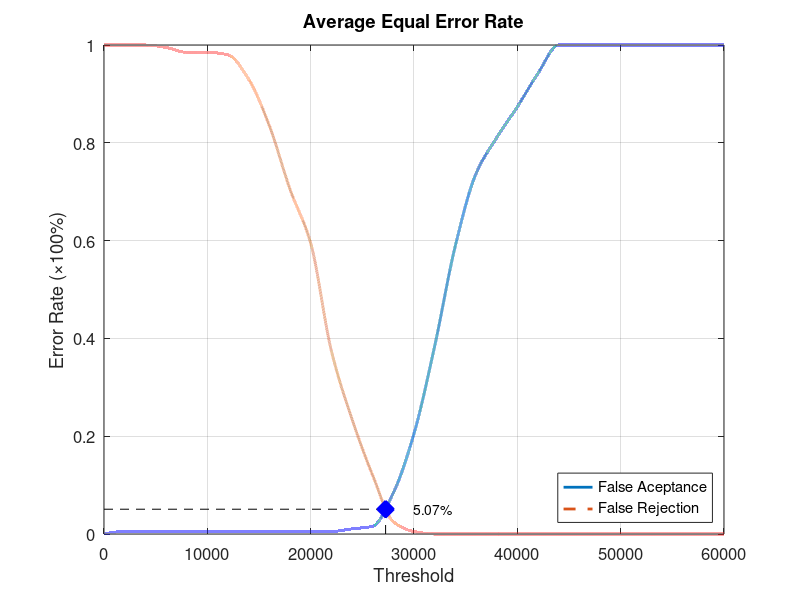
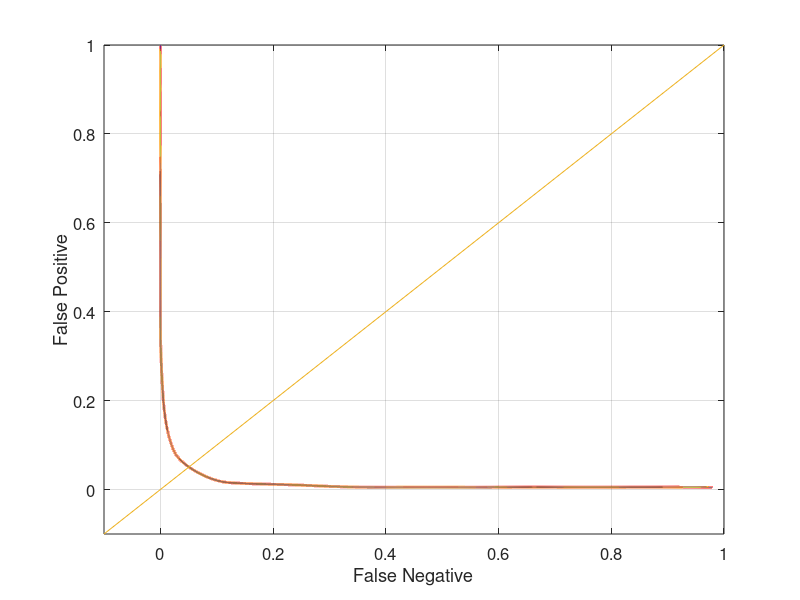

These figures' MATLAB source, in order:
function yEER = Database3_2
close all;
clear;
clc;
x = 0:2000:60000;
xq = 0:0.5:60000;

y0 = [0 0.00526316 0.00526316 0.00526316 0.00526316 0.00526316 0.00526316 0.00526316 0.00526316 0.00526316 0.00526316 0.00526316 0.0105263 0.0157895 0.0842105 0.205263 0.384211 0.589474 0.736842 0.810526 0.873684 0.942105 1 1 1 1 1 1 1 1 1];
yy0 = interp1(x, y0, xq, 'pchip');
y1 = [1 1 1 0.995 0.985 0.985 0.98 0.93 0.835 0.705 0.595 0.375 0.235 0.12 0.025 0.005 0 0 0 0 0 0 0 0 0 0 0 0 0 0 0];
yy1 = interp1(x, y1, xq, 'pchip');

% Calculating EER: 
y2 = abs(y0 - y1);
find(y2 == min(y2))
yy2 = abs(yy0 - yy1);
xEER = find(yy2 == min(yy2));
xEERIndex = xq(xEER) % X-axis EER
yEER = yy0(xEER) % Y-axis EER

main = figure
plot(xq, yy0,'-','LineWidth', 2);	hold on
plot(xq, yy1,'--','LineWidth', 2);	hold on
plot([xEERIndex xEERIndex], [0 yEER], 'k--');	hold on
plot([0 xEERIndex], [yEER yEER], 'k--');	hold on
plot(xEERIndex, yEER, 'bx', 'LineWidth', 10);	hold on
text(xEERIndex + 10 * xEERIndex / 100, yEER, [num2str(round((10000 * yEER)) / 100) '%'])
legend('False Aceptance', 'False Rejection', 'Location', 'SouthEast')
xlabel('Threshold')
ylabel('Error Rate (\times100%)')
title('Average Equal Error Rate')
set(gca, 'FontSize', 12)
axis([0 60000 0 1])
grid on

print(main, 'Database3_2Main', '-dpng');
FNRxFPR = figure('Color', [1 1 1]);
plot(yy1, yy0, '-', yy1, yy0, 'LineWidth', 2);
hold on
y = -0.1:0.1:1
plot(y, y); 
set(gca, 'FontSize', 12)
xlabel('False Negative')
ylabel('False Positive')
axis([-0.1 1 -0.1 1])
set(gca, 'FontSize', 12)
grid on

print(FNRxFPR, 'Database3_2FNRxFPR','-dpng');
end
